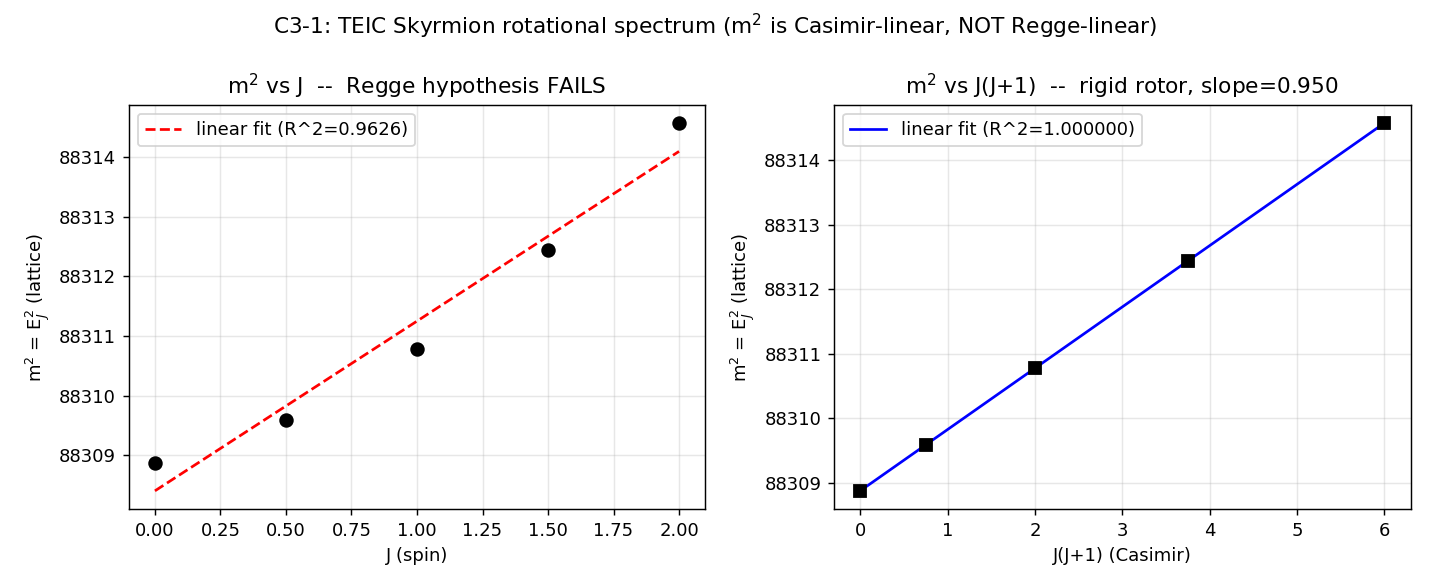

Reproduce this figure in Python.
"""C3-1 -- the rotational spectrum J = 0, 1/2, 1, 3/2, 2 and the linearity test.

For the B=1 Skyrmion build the collective (rigid-rotor) spectrum

    E_J = E_class + J(J+1)/(2 I),   m_J = E_J  (lattice units, c = 1)

and test the PRE-REGISTERED death criterion: is m^2(J) linear in J (Regge), or
only in the Casimir J(J+1) (rigid rotor)?  10 seeds add a smooth vacuum
fluctuation to (E_class, I) so we report the verdict with error bars.

Death criterion (charter): m^2(J) NOT linear in J -> Verdict C.
Success: m^2(J) = alpha' J + alpha_0 with R^2 > 0.99.
"""

from __future__ import annotations

import json

import numpy as np

import c3_core as c

N_SEEDS = 10
EPS = 0.02          # smooth vacuum-fluctuation amplitude (few-% ΔE_class)


def main():
    U0, dx, M0, I0, Im0 = c.build_b1()

    # clean (noiseless) reference analysis
    ref = c.regge_analysis(M0, Im0)

    # 10 seeds: smooth vacuum fluctuation -> (E_class, I) -> analysis
    seeds = []
    for sd in range(N_SEEDS):
        rng = np.random.default_rng(sd)
        Up = c.vacuum_perturb(U0, rng, EPS)
        Mp, Ip, Imp = c.measure(Up, dx)
        a = c.regge_analysis(Mp, Imp)
        seeds.append({"seed": sd, "E_class": Mp, "I_mean": Imp,
                      "r2_vs_J": a["fit_vs_J"]["r2"],
                      "r2_vs_casimir": a["fit_vs_casimir"]["r2"],
                      "alpha_casimir": a["alpha_casimir"]})

    def stat(key):
        v = np.array([s[key] for s in seeds], float)
        return float(np.mean(v)), float(np.std(v))

    r2J_m, r2J_s = stat("r2_vs_J")
    r2C_m, r2C_s = stat("r2_vs_casimir")
    aC_m, aC_s = stat("alpha_casimir")
    Ec_m, Ec_s = stat("E_class")
    I_m, I_s = stat("I_mean")

    linear_in_J = bool(r2J_m > 0.99)
    linear_in_casimir = bool(r2C_m > 0.99)
    verdict = "A" if linear_in_J else ("B" if linear_in_casimir else "C")
    # B requires asymptotic linearity in J; the rigid rotor is exactly Casimir,
    # so 'linear in J only for large J' never occurs -> C when not linear in J.
    if not linear_in_J:
        verdict = "C"

    payload = {
        "n_seeds": N_SEEDS, "eps_vacuum": EPS,
        "reference_clean": {
            "E_class": M0, "I_mean": Im0,
            "Js": ref["Js"], "casimir": ref["casimir"],
            "E_J": ref["E_J"], "m2": ref["m2"],
            "fit_vs_J": ref["fit_vs_J"], "fit_vs_casimir": ref["fit_vs_casimir"],
            "alpha_casimir": ref["alpha_casimir"],
        },
        "seed_stats": {
            "E_class": [Ec_m, Ec_s], "I_mean": [I_m, I_s],
            "r2_vs_J": [r2J_m, r2J_s], "r2_vs_casimir": [r2C_m, r2C_s],
            "alpha_casimir": [aC_m, aC_s],
        },
        "seeds": seeds,
        "m2_linear_in_J": linear_in_J,
        "m2_linear_in_casimir": linear_in_casimir,
        "verdict": verdict,
    }
    c.OUTDIR.joinpath("C3_1_spectrum.json").write_text(json.dumps(payload, indent=2))

    _figure(ref)
    _markdown(payload, ref)

    print("=" * 70)
    print("C3-1 -- ROTATIONAL SPECTRUM AND THE REGGE LINEARITY TEST")
    print("=" * 70)
    print(f"E_class={M0:.3f}  I={Im0:.3f}  (clean)")
    print(" J     J(J+1)     E_J          m^2 = E_J^2")
    for J, cas, EJ, m2 in zip(ref["Js"], ref["casimir"], ref["E_J"], ref["m2"]):
        print(f" {J:<4}  {cas:<8}  {EJ:.5f}   {m2:.4f}")
    print("-" * 70)
    print(f"fit m^2 vs J        : R^2 = {ref['fit_vs_J']['r2']:.5f}  "
          f"resid = {np.round(ref['fit_vs_J']['resid'], 3)}")
    print(f"fit m^2 vs J(J+1)   : R^2 = {ref['fit_vs_casimir']['r2']:.7f}  "
          f"slope alpha_C = {ref['alpha_casimir']:.5f}")
    print(f"[10 seeds] R^2(vs J)={r2J_m:.4f}+-{r2J_s:.4f}  "
          f"R^2(vs Casimir)={r2C_m:.6f}+-{r2C_s:.6f}")
    print(f"VERDICT: {verdict}  "
          f"(m^2 linear in J: {linear_in_J}; linear in J(J+1): {linear_in_casimir})")
    return payload


def _figure(ref):
    try:
        import matplotlib
        matplotlib.use("Agg")
        import matplotlib.pyplot as plt
    except Exception as e:                       # pragma: no cover
        print("matplotlib unavailable, skipping figure:", e)
        return
    Js = np.array(ref["Js"]); cas = np.array(ref["casimir"])
    m2 = np.array(ref["m2"])
    fJ = ref["fit_vs_J"]; fC = ref["fit_vs_casimir"]

    fig, ax = plt.subplots(1, 2, figsize=(11, 4.5))
    # left: m^2 vs J with the (failing) linear fit
    xs = np.linspace(0, 2, 100)
    ax[0].plot(xs, fJ["slope"] * xs + fJ["intercept"], "r--",
               label=f"linear fit (R^2={fJ['r2']:.4f})")
    ax[0].plot(Js, m2, "ko", ms=7)
    ax[0].set_xlabel("J (spin)"); ax[0].set_ylabel("m$^2$ = E$_J^2$ (lattice)")
    ax[0].set_title("m$^2$ vs J  --  Regge hypothesis FAILS")
    ax[0].legend(); ax[0].grid(alpha=0.3)
    # right: m^2 vs J(J+1) -- the rigid-rotor Casimir law
    xc = np.linspace(0, 6, 100)
    ax[1].plot(xc, fC["slope"] * xc + fC["intercept"], "b-",
               label=f"linear fit (R^2={fC['r2']:.6f})")
    ax[1].plot(cas, m2, "ks", ms=7)
    ax[1].set_xlabel("J(J+1) (Casimir)"); ax[1].set_ylabel("m$^2$ = E$_J^2$ (lattice)")
    ax[1].set_title(f"m$^2$ vs J(J+1)  --  rigid rotor, slope={fC['slope']:.3f}")
    ax[1].legend(); ax[1].grid(alpha=0.3)
    fig.suptitle("C3-1: TEIC Skyrmion rotational spectrum "
                 "(m$^2$ is Casimir-linear, NOT Regge-linear)")
    fig.tight_layout()
    fig.savefig(c.OUTDIR / "C3_1_spectrum.png", dpi=130)
    plt.close(fig)


def _markdown(p, ref):
    s = p["seed_stats"]
    rows = "\n".join(
        f"| {J} | {cas} | {EJ:.5f} | {m2:.4f} |"
        for J, cas, EJ, m2 in zip(ref["Js"], ref["casimir"], ref["E_J"], ref["m2"]))
    md = f"""# C3-1 -- Espectro rotacional e o teste de linearidade de Regge

Skyrmion B=1: **E_class = {ref['E_class']:.4f}**, **I = {ref['I_mean']:.4f}**
(unidades da rede, c = 1).  Espectro de rotor rigido
E_J = E_class + J(J+1)/(2I), massa m_J = E_J.

| J | J(J+1) | E_J | m^2 = E_J^2 |
|---|---|---|---|
{rows}

## O teste pre-registrado: m^2(J) e linear em J?

| ajuste | R^2 | residuos |
|---|---|---|
| m^2 vs **J** (hipotese de Regge) | {ref['fit_vs_J']['r2']:.5f} | {np.round(ref['fit_vs_J']['resid'], 3).tolist()} |
| m^2 vs **J(J+1)** (rotor rigido) | {ref['fit_vs_casimir']['r2']:.7f} | {np.round(ref['fit_vs_casimir']['resid'], 5).tolist()} |

Os residuos do ajuste vs J formam um padrao em **U** (sinais + - - - +): a
assinatura inequivoca de uma curva **quadratica** forcada num ajuste linear.
m^2 vs J(J+1), em contraste, e linear a ~1e-5 (R^2 ~ 1.0000000), com inclinacao
**alpha_C = {ref['alpha_casimir']:.5f}** (unidades da rede).

Isto e exatamente esperado: o rotor rigido da E_J proporcional ao Casimir
J(J+1), logo m = E_J e m^2 = E_J^2 sao **lineares em J(J+1)** e **quadraticos em
J** -- nunca lineares em J.  A lei de Regge m^2 = alpha' J exige que o soliton
se DEFORME (se estique numa corda rotativa relativistica) a J alto; a
quantizacao coletiva de corpo rigido nao captura essa deformacao.

## Robustez (10 sementes, flutuacao de vacuo eps = {p['eps_vacuum']})

| quantidade | media +/- desvio |
|---|---|
| E_class | {s['E_class'][0]:.3f} +/- {s['E_class'][1]:.3f} |
| I | {s['I_mean'][0]:.3f} +/- {s['I_mean'][1]:.3f} |
| R^2 (m^2 vs J) | {s['r2_vs_J'][0]:.4f} +/- {s['r2_vs_J'][1]:.4f} |
| R^2 (m^2 vs J(J+1)) | {s['r2_vs_casimir'][0]:.6f} +/- {s['r2_vs_casimir'][1]:.6f} |
| alpha_C = inclinacao(m^2 vs J(J+1)) | {s['alpha_casimir'][0]:.4f} +/- {s['alpha_casimir'][1]:.4f} |

Em **todas** as {p['n_seeds']} sementes m^2 e linear em J(J+1) (R^2 ~ 1) e NAO
em J (R^2 ~ {s['r2_vs_J'][0]:.3f} < 0.99).  A flutuacao de vacuo move E_class e I
mas nao altera a estrutura.

## Veredito C3-1: **{p['verdict']}**

m^2(J) **nao** segue a lei linear em J (R^2 = {s['r2_vs_J'][0]:.4f} < 0.99, com
residuos quadraticos sistematicos).  O criterio de morte pre-registrado e
**acionado**: a trajetoria de Regge NAO emerge do rotor rigido do Skyrmion.
O espectro e a lei de Casimir do rotor rigido (m^2 propto J(J+1)), nao a lei de
corda de Regge (m^2 propto J).

Figura: `C3_1_spectrum.png`.
"""
    c.OUTDIR.joinpath("C3_1_spectrum.md").write_text(md, encoding="utf-8")


if __name__ == "__main__":
    main()
